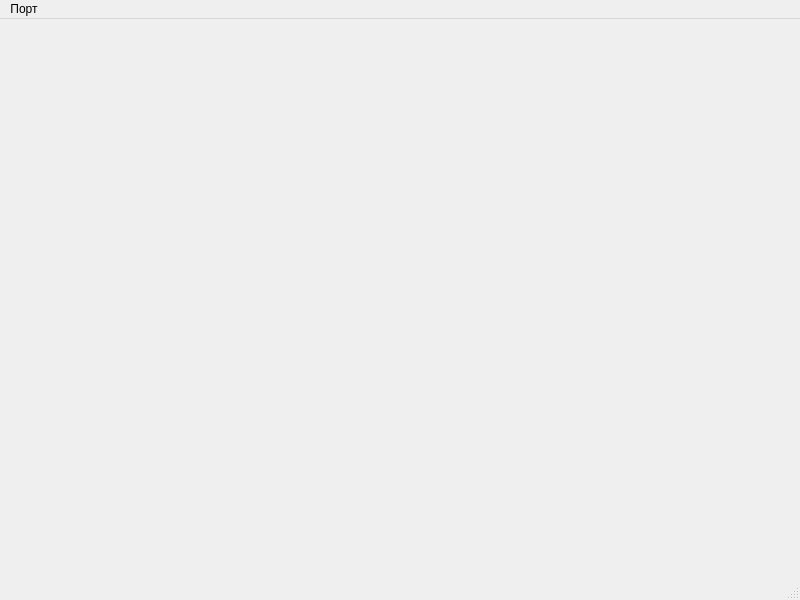
<?xml version="1.0" encoding="UTF-8"?>
<ui version="4.0">
 <class>MainWindow</class>
 <widget class="QMainWindow" name="MainWindow">
  <property name="geometry">
   <rect>
    <x>0</x>
    <y>0</y>
    <width>800</width>
    <height>600</height>
   </rect>
  </property>
  <property name="windowTitle">
   <string>BinaryT</string>
  </property>
  <widget class="QWidget" name="centralwidget"/>
  <widget class="QMenuBar" name="menubar">
   <property name="geometry">
    <rect>
     <x>0</x>
     <y>0</y>
     <width>800</width>
     <height>32</height>
    </rect>
   </property>
   <widget class="QMenu" name="menu">
    <property name="title">
     <string>Порт</string>
    </property>
    <addaction name="action_openPort"/>
   </widget>
   <addaction name="menu"/>
  </widget>
  <widget class="QStatusBar" name="statusbar"/>
  <action name="action_openPort">
   <property name="text">
    <string>Открыть...</string>
   </property>
  </action>
 </widget>
 <resources/>
 <connections/>
</ui>
